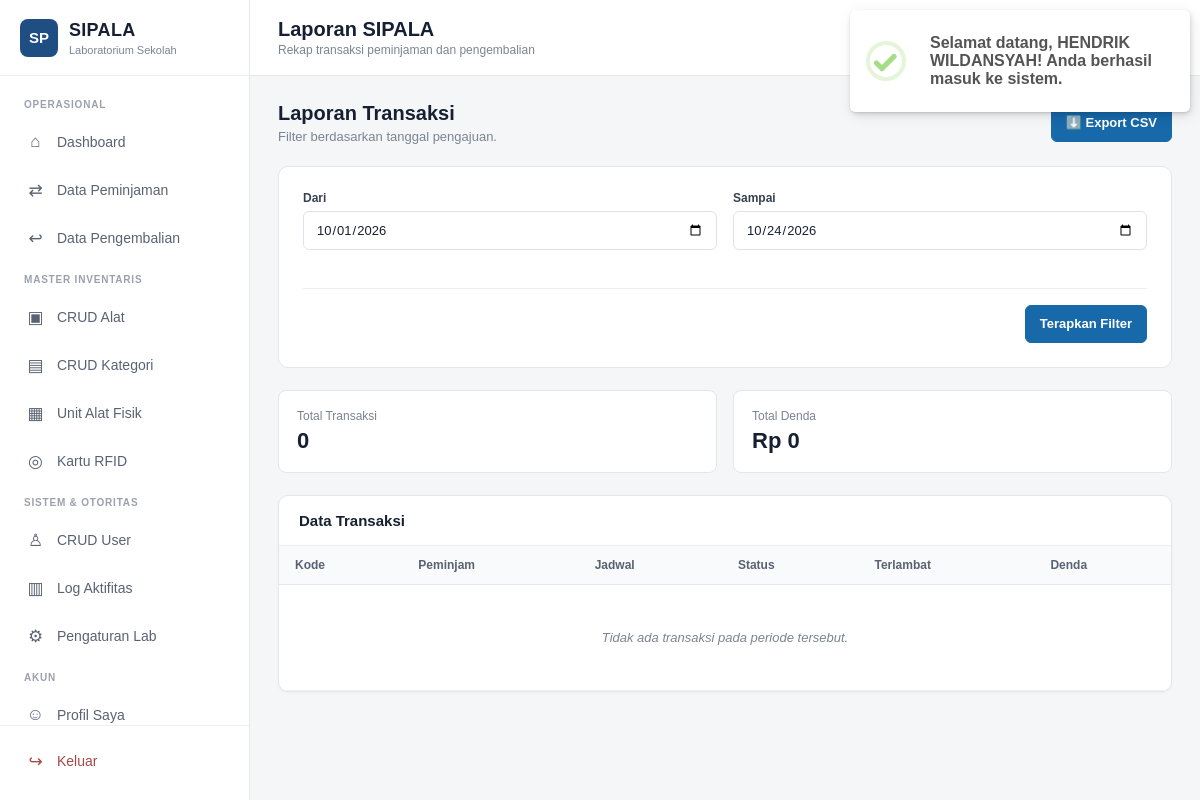
Before: /admin/laporan.php (signed in) with the older database file.
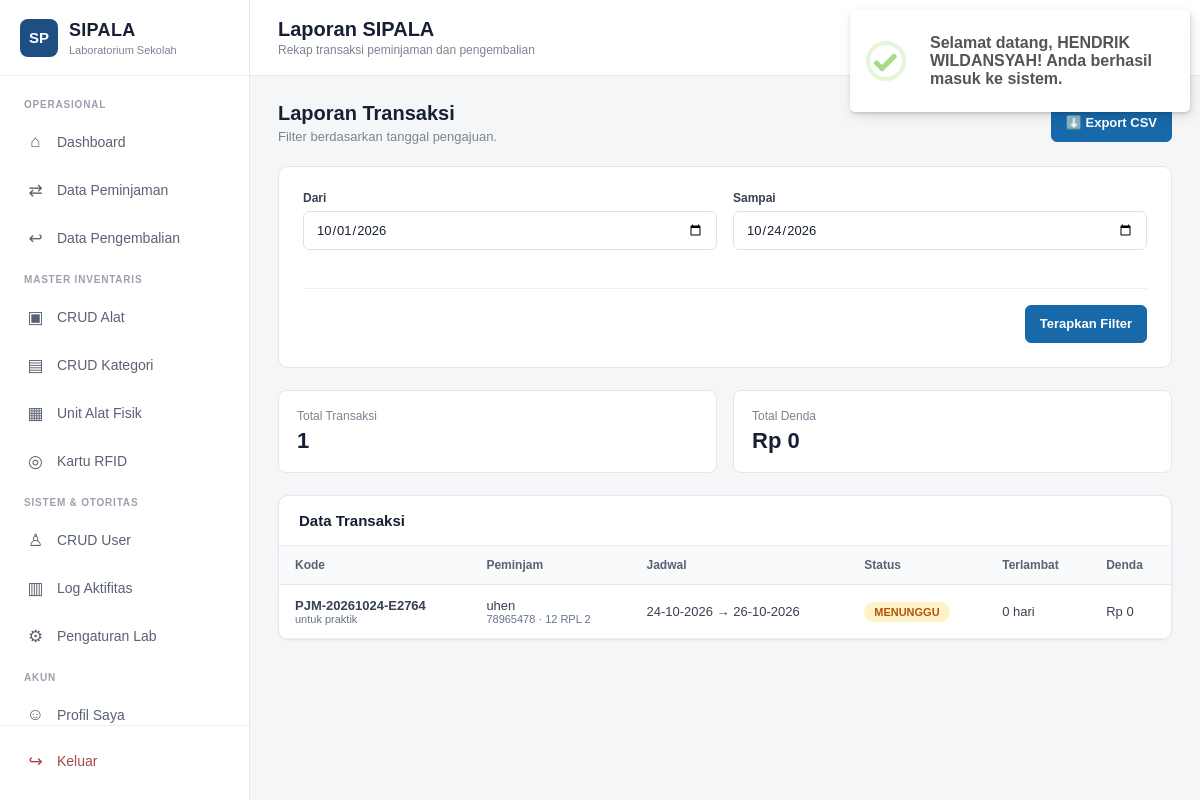
After: the same page with the newer database file.
### tables this page shows
CREATE TABLE `peminjaman` (
  `id` int(10) unsigned NOT NULL AUTO_INCREMENT,
  `kode_peminjaman` varchar(30) NOT NULL,
  `user_id` int(10) unsigned NOT NULL,
  `rfid_uid` varchar(100) DEFAULT NULL,
  `rfid_verified_at` datetime DEFAULT NULL,
  `rfid_verified_by` int(10) unsigned DEFAULT NULL,
  `tanggal_pengajuan` date NOT NULL,
  `tanggal_pinjam` date NOT NULL,
  `tanggal_rencana_kembali` date NOT NULL,
  `tanggal_realisasi_kembali` date DEFAULT NULL,
  `keperluan` text NOT NULL,
  `status` enum('MENUNGGU','DISETUJUI','SIAP_DIAMBIL','DIPINJAM','MENUNGGU_PENGEMBALIAN','SELESAI','DITOLAK','TERLAMBAT','DIBATALKAN') NOT NULL DEFAULT 'MENUNGGU',
  `alasan_penolakan` text DEFAULT NULL,
  `catatan` text DEFAULT NULL,
  `disetujui_oleh` int(10) unsigned DEFAULT NULL,
  `tanggal_disetujui` datetime DEFAULT NULL,
  `created_at` timestamp NOT NULL DEFAULT current_timestamp(),
  `updated_at` timestamp NOT NULL DEFAULT current_timestamp() ON UPDATE current_timestamp(),
  PRIMARY KEY (`id`),
  UNIQUE KEY `uq_peminjaman_kode` (`kode_peminjaman`),
  KEY `idx_peminjaman_user_status` (`user_id`,`status`),
  KEY `idx_peminjaman_status` (`status`),
  KEY `idx_peminjaman_petugas` (`disetujui_oleh`),
  KEY `idx_peminjaman_tanggal_pinjam` (`tanggal_pinjam`),
  KEY `idx_peminjaman_tanggal_kembali` (`tanggal_rencana_kembali`),
  CONSTRAINT `fk_peminjaman_petugas` FOREIGN KEY (`disetujui_oleh`) REFERENCES `users` (`id`) ON UPDATE CASCADE,
  CONSTRAINT `fk_peminjaman_user` FOREIGN KEY (`user_id`) REFERENCES `users` (`id`) ON UPDATE CASCADE,
  CONSTRAINT `chk_tanggal_peminjaman` CHECK (`tanggal_rencana_kembali` >= `tanggal_pinjam`)
);

CREATE TABLE `users` (
  `id` int(10) unsigned NOT NULL AUTO_INCREMENT,
  `nama` varchar(100) NOT NULL,
  `nis` varchar(32) DEFAULT NULL,
  `username` varchar(50) NOT NULL,
  `password` varchar(255) NOT NULL,
  `role` enum('admin','petugas','peminjam') NOT NULL DEFAULT 'peminjam',
  `kelas` varchar(50) DEFAULT NULL,
  `rfid_uid` varchar(100) DEFAULT NULL,
  `no_hp` varchar(25) DEFAULT NULL,
  `alamat` text DEFAULT NULL,
  `foto` varchar(255) DEFAULT NULL,
  `status` enum('aktif','nonaktif') NOT NULL DEFAULT 'aktif',
  `created_at` timestamp NOT NULL DEFAULT current_timestamp(),
  `updated_at` timestamp NOT NULL DEFAULT current_timestamp() ON UPDATE current_timestamp(),
  PRIMARY KEY (`id`),
  UNIQUE KEY `uq_users_username` (`username`),
  UNIQUE KEY `uq_users_nis` (`nis`),
  UNIQUE KEY `uq_users_rfid` (`rfid_uid`),
  KEY `idx_users_role_status` (`role`,`status`),
  KEY `idx_users_nama` (`nama`)
);

### includes/functions.php (called while the page is built, shortened)
<?php
if (!function_exists('e')) {
    function e(mixed $v): string {
        return htmlspecialchars((string)($v ?? ''), ENT_QUOTES, 'UTF-8');
    }
}

### admin/laporan.php (the view, shortened to what this page needs)
<?php
require_once __DIR__ . '/includes/admin.php';
$from=(string)($_GET['from']??date('Y-m-01'));$to=(string)($_GET['to']??date('Y-m-d'));
$q=$pdo->prepare('SELECT p.kode_peminjaman,u.nama,u.nis,u.kelas,p.tanggal_pengajuan,p.tanggal_pinjam,p.tanggal_rencana_kembali,p.tanggal_realisasi_kembali,p.status,p.keperluan,COALESCE(pe.terlambat_hari,0) terlambat_hari,COALESCE(pe.denda,0) denda FROM peminjaman p JOIN users u ON u.id=p.user_id LEFT JOIN pengembalian pe ON pe.peminjaman_id=p.id WHERE DATE(p.tanggal_pengajuan) BETWEEN ? AND ? ORDER BY p.id DESC');$q->execute([$from,$to]);$rows=$q->fetchAll();$totalDenda=array_sum(array_map(fn($r)=>(float)$r['denda'],$rows));
?><div class="head"><div><h2>Laporan Transaksi</h2><p>Filter berdasarkan tanggal pengajuan.</p></div><a class="btn btn-primary" href="laporan.php?from=<?=e($from)?>&to=<?=e($to)?>&export=csv">⬇️ Export CSV</a></div><div class="form-panel"><form method="get" class="grid"><div class="field"><label>Dari</label><input type="date" name="from" value="<?=e($from)?>"></div><div class="field"><label>Sampai</label><input type="date" name="to" value="<?=e($to)?>"></div><div class="form-actions" style="grid-column:1/-1"><button class="btn btn-primary">Terapkan Filter</button></div></form></div><div class="stats"><div class="stat"><small>Total Transaksi</small><strong><?=count($rows)?></strong></div><div class="stat"><small>Total Denda</small><strong>Rp <?=e(number_format($totalDenda,0,',','.'))?></strong></div></div><div class="panel"><div class="panel-title">Data Transaksi</div><div class="table-wrap"><table><thead><tr><th>Kode</th><th>Peminjam</th><th>Jadwal</th><th>Status</th><th>Terlambat</th><th>Denda</th></tr></thead><tbody><?php foreach($rows as $r):?><tr><td><b><?=e($r['kode_peminjaman'])?></b><div style="font-size:11px;color:#64748b"><?=e($r['keperluan'])?></div></td><td><?=e($r['nama'])?><div style="font-size:11px;color:#64748b"><?=e($r['nis']?:'-')?> · <?=e($r['kelas']?:'-')?></div></td><td><?=e(date('d-m-Y',strtotime($r['tanggal_pinjam']?:$r['tanggal_pengajuan'])))?> → <?=e(date('d-m-Y',strtotime($r['tanggal_rencana_kembali'])))?></td><td><span class="badge <?=e($r['status'])?>"><?=e($r['status'])?></span></td><td><?=e((string)$r['terlambat_hari'])?> hari</td><td>Rp <?=e(number_format((float)$r['denda'],0,',','.'))?></td></tr><?php endforeach;if(!$rows):?><tr><td colspan="6"><div class="empty">Tidak ada transaksi pada periode tersebut.</div></td></tr><?php endif;?></tbody></table></div></div><?php page_end(); ?>

Changed rows visible on the page:
added peminjaman: kode_peminjaman "PJM-20261024-E2764", keperluan "untuk praktik", user.nama "uhen", user.nis "78965478", user.kelas "12 RPL 2", tanggal_pinjam "24-10-2026", tanggal_rencana_kembali "26-10-2026", status "MENUNGGU", terlambat_hari "0", denda "0"
Other visible differences:
count($rows): "0" → "1"
text no longer shown: "Tidak ada transaksi pada periode tersebut."
